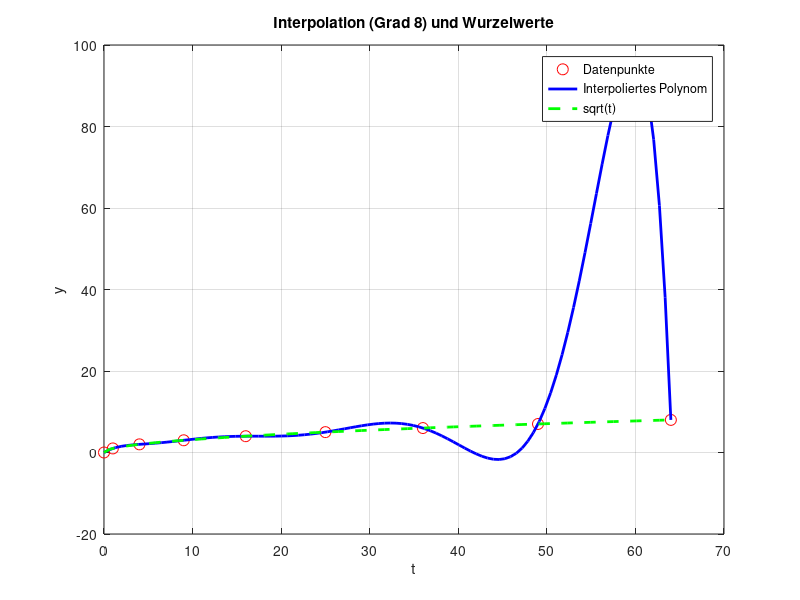
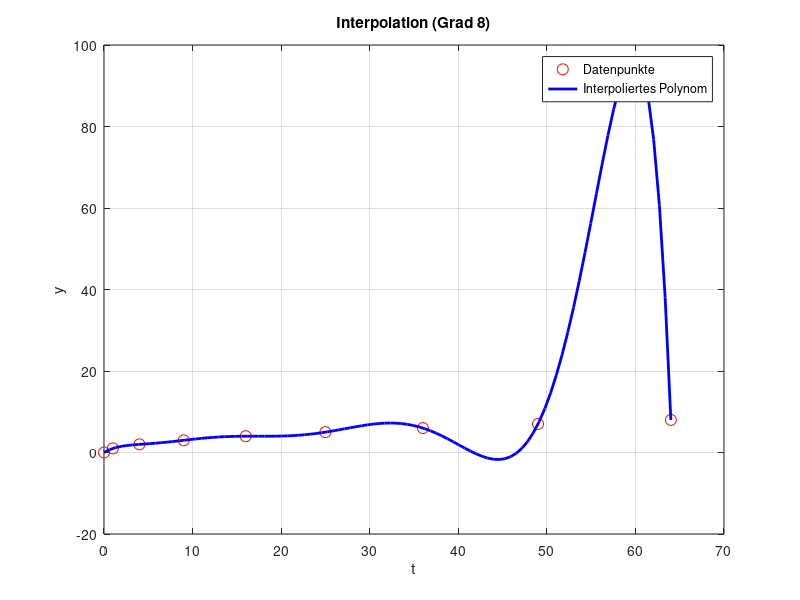

These figures' MATLAB source, in order:
% Aufgabe 50: Interpolation mit einem Polynom vom Grad 8

% Gegebene Datenpunkte
t = [0 1 4 9 16 25 36 49 64];
y = [0 1 2 3 4 5 6 7 8];

% a) Bestimmen Sie ein Polynom vom Grad 8
p = polyfit(t, y, 8); % Interpolation mit einem Polynom vom Grad 8

% Werte zum Plotten
t_fine = linspace(0, 64, 100);
y_fit = polyval(p, t_fine);

% b) Grafische Darstellung des erhaltenen Polynoms und der Wurzelwerte (sqrt)
y_sqrt = sqrt(t_fine); % Berechnung der Quadratwurzelwerte
figure;
plot(t, y, 'ro', 'MarkerSize', 8); % Gegebene Datenpunkte
hold on;
plot(t_fine, y_fit, 'b-', 'LineWidth', 2); % Interpoliertes Polynom
plot(t_fine, y_sqrt, 'g--', 'LineWidth', 2); % Quadratwurzelwerte
xlabel('t');
ylabel('y');
title('Interpolation (Grad 8) und Wurzelwerte');
legend('Datenpunkte', 'Interpoliertes Polynom', 'sqrt(t)');
grid on;
hold off;

% Speichern als PNG für Teil b
print('aufgabe_50_plot_b.png', '-dpng');

% c) Grafische Darstellung des erhaltenen Polynoms und der Werte sqrt(t)
figure;
plot(t, y, 'ro', 'MarkerSize', 8); % Gegebene Datenpunkte
hold on;
plot(t_fine, y_fit, 'b-', 'LineWidth', 2); % Interpoliertes Polynom
xlabel('t');
ylabel('y');
title('Interpolation (Grad 8)');
legend('Datenpunkte', 'Interpoliertes Polynom');
grid on;
hold off;

% Speichern als PNG für Teil c
print('aufgabe_50_plot_c.png', '-dpng');
